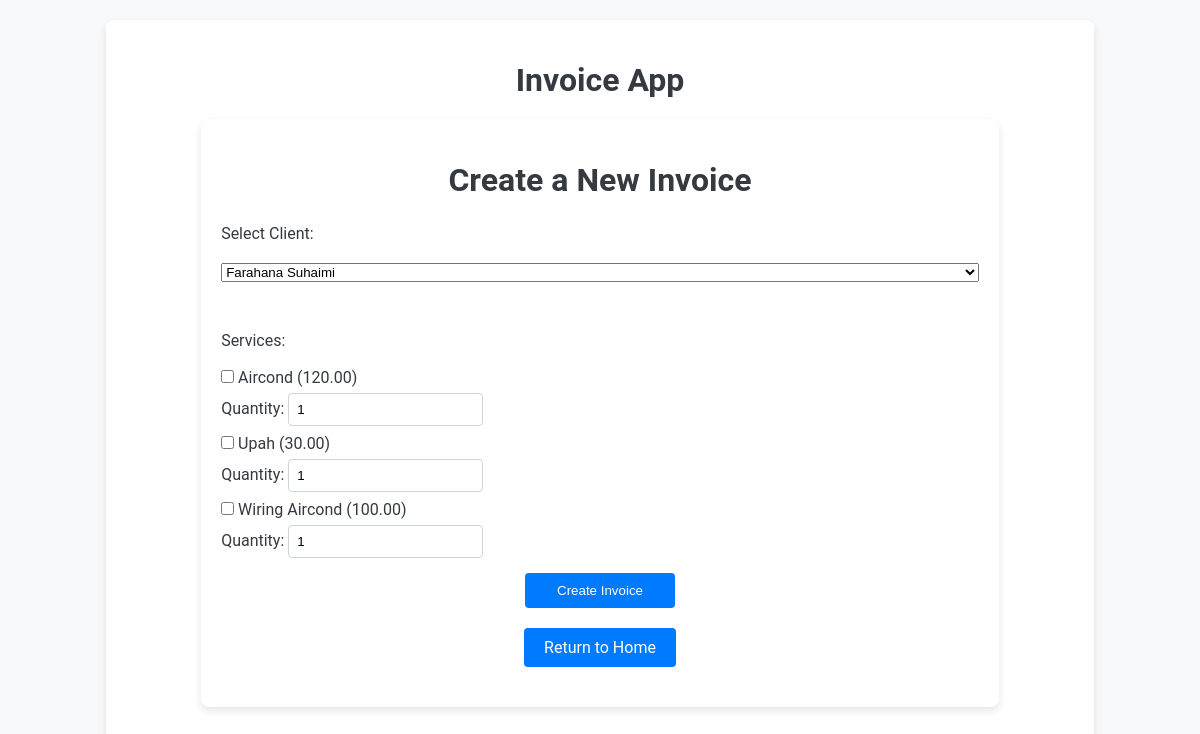
Screenshot of /create_invoice with the database file from the repository.
### app.py (models this page shows)
class Service(db.Model):
    id = db.Column(db.Integer, primary_key=True)
    description = db.Column(db.String(200), nullable=False)
    cost = db.Column(db.Numeric(10,2), nullable=False)

### app.py (the view, shortened to what this page needs)
@app.route('/create_invoice', methods=['GET', 'POST'])
def create_invoice():
    clients = Client.query.all()
    services = Service.query.all()
    return render_template('create_invoice.html', clients=clients, services=services)

### templates/create_invoice.html
{% extends "base.html" %} {% block title %}Create Invoice{% endblock %} {% block
content %}
<div class="container">
  <h1>Create a New Invoice</h1>
  <form method="POST" class="service-form">
    <label for="client">Select Client:</label>
    <select name="client" id="client">
      {% for client in clients %}
      <option value="{{ client.id }}">{{ client.name }}</option>
      {% endfor %}</select
    ><br />
    <label>Services:</label>
    <div id="services">
      {% for service in services %}
      <div>
        <input type="checkbox" name="service" value="{{ service.id }}" /> {{
        service.description }} ({{ service.cost }})<br />
        <label>Quantity:</label>
        <input type="number" name="quantity" min="1" value="1" />
      </div>
      {% endfor %}
    </div>
    <button type="submit" class="btn">Create Invoice</button>
  </form>
  <a href="{{ url_for('index') }}" class="btn return-home">Return to Home</a>
</div>
{% endblock %}

### static/styles.css (style rules this page uses)
body { font-family: 'Roboto', Arial, sans-serif; background-color: #f8f9fa; color: #343a40; }
.container { width: 80%; margin: 20px auto; padding: 20px; background-color: #fff; border-radius: 8px; box-shadow: 0 4px 8px rgba(0, 0, 0, 0.1); }
h1 { text-align: center; font-size: 2em; margin-bottom: 20px; }
a.btn { display: inline-block; padding: 10px 20px; margin: 10px; background-color: #007bff; color: #fff; text-decoration: none; border-radius: 4px; transition: background-color 0.3s; }
form { display: flex; flex-direction: column; gap: 10px; }
form label, form select, form input { margin: 5px 0; }
button { width: 100px; padding: 10px; background-color: #007bff; color: #fff; border: none; border-radius: 4px; cursor: pointer; transition: background-color 0.3s; }
.service-form { display: flex; flex-direction: column; gap: 10px; }
.service-form label { margin-bottom: 5px; }
.service-form input { padding: 8px; border: 1px solid #ced4da; border-radius: 4px; }
.service-form button { width: 150px; padding: 10px; background-color: #007bff; color: #fff; border: none; border-radius: 4px; cursor: pointer; transition: background-color 0.3s; align-self: center; }
a.btn { display: inline-block; padding: 10px 20px; background-color: #007bff; color: #fff; text-decoration: none; border-radius: 4px; transition: background-color 0.3s; text-align: center; margin: 20px auto; }
a.return-home { display: block; width: fit-content; margin-top: 20px; }

### rows the page displays
Service: description "Aircond", cost "120.00"
Service: description "Upah", cost "30.00"
Service: description "Wiring Aircond", cost "100.00"

### other values shown
form field client "Farahana Suhaimi"
